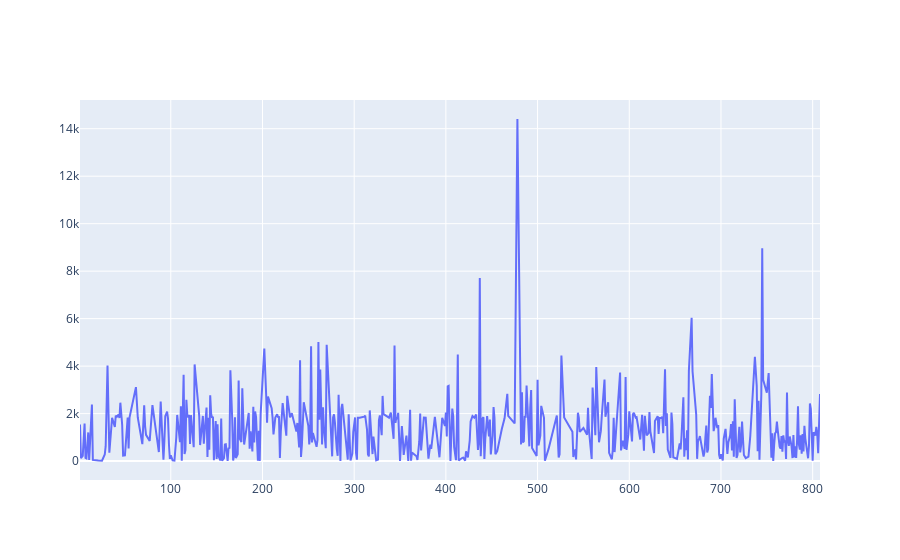

The code cell stored with this chart in its notebook:
### Code cell
fig = go.Figure(data = go.Scatter(x = unique_ids, y = total_duration, text = names, hovertemplate =
    '<b>ID</b>: %{x}<br>'+
    '<b>Total Duration</b>: %{y} days<br>'+
    '<b>Name</b>: %{text}<extra></extra>'))
fig.show()

### Figure 1 — Plotly figure (JSON) as saved in the notebook; plotly's stock layout.template omitted (floating-point values rounded to 4 significant figures; data arrays with more than 128 entries replaced by an {"elided": "..."} marker saying what was removed)
{"data": [{"hovertemplate": "<b>ID</b>: %{x}<br><b>Total Duration</b>: %{y} days<br><b>Name</b>: %{text}<extra></extra>", "text": {"elided": "498 str values"}, "type": "scatter", "x": {"elided": "498 int values"}, "y": {"elided": "498 int values"}}], "layout": {}}
